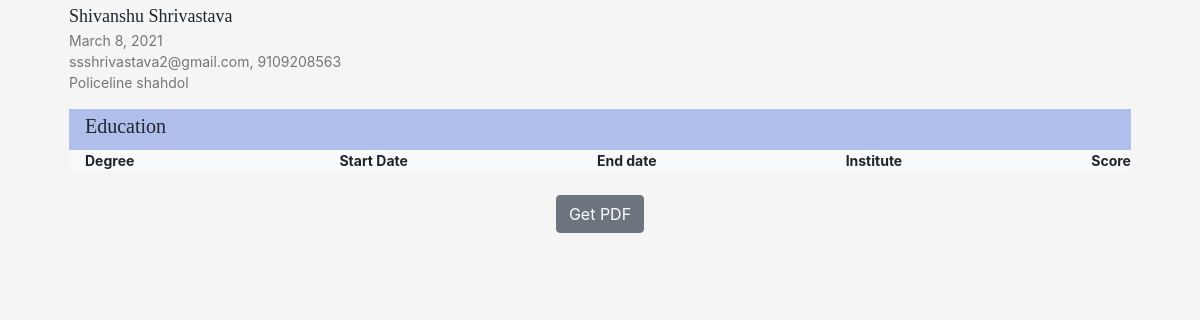
Screenshot of /site with the database file from the repository.
### resume_maker/models.py (models this page shows, shortened)
class Person(models.Model):
    id = models.AutoField(primary_key = True)
    first_name = models.CharField(max_length=25)
    middle_name = models.CharField(max_length=25,null =True, blank = True)
    last_name = models.CharField(max_length=25)
    email = models.EmailField()
    mobile_no = models.CharField(max_length=10)
    age = models.IntegerField()
    dob = models.DateField()
    address = models.TextField()
    github = models.URLField(blank=True, null=True)
    linkedin = models.URLField(blank=True, null= True)
    website = models.URLField(blank=True,null = True)
    def full_name_without_middle(self):
        return " ".join([self.first_name,  self.last_name])

### resume_maker/views.py (the view)
# urls.py: path('site', views.render_page, name='res'),
def render_page(request):
    person = Person.objects.last()
    education = Education.objects.filter(person=person)
    exp = Experience.objects.filter(person=person)
    skill = SkillSet.objects.filter(person=person)
    prjct = Projects.objects.filter(person=person)
    ach = Achievements.objects.filter(person=person)
    context = {
        "person": person,
        "education": education,
        "exp": exp,
        "skill": skill,
        "prjct": prjct,
        "lang": Languages,
        "ach": ach,
        "hobb": Hobbies,
    }
    print(ach, 'acheivents')
    return render(request, "site.html", context)

### templates/site.html (shortened to what this page needs)
{% load static %}
<!doctype html>
<html lang="en">
<head>
    <link rel="stylesheet" href="https://stackpath.bootstrapcdn.com/bootstrap/4.1.3/css/bootstrap.min.css"
>
    <link rel="stylesheet" href="{% static "resume_maker/style.css" %}">
</head>
<body style="min-width: 420px">
<div class=" whitesm align-center ">
    <div id="invoice" class="container ">
        <header>
            <blockquote class=" blockquote mx-4
    "><span class="namehead variabletext">
            {% if person.middle_name == None %}
            {{ person.full_name_without_middle }}
            {% endif %}</span>
                <footer class="footerr">
                    {{ person.dob }}
                </footer>
                <footer class="footerr">
                    {{ person.email }}, {{ person.mobile_no }}
                </footer>
                <footer class="footerr">
                    {{ person.address }}
                </footer>
            </blockquote>
        </header>
        <article>
            <div style="min-width: 381px" class="mt-3 mx-4 d-flex flex-wrap align-items-center edu resinputt">
                <h4 class="mx-3 family fontsize">Education</h4>
            </div>
            <section class="mx-4 mb-4 bg-light mx-4" style="min-width: 381px">
                <div class="d-flex flex-wrap justify-content-between">
                    <div class="d-flex flex-column flex-wrap mx-3">
                        <div class="fontforsub"><b>Degree</b></div>
                    </div>
                    <div class="d-flex flex-column flex-wrap">
                        <div class="fontforsub"><b>Start Date</b></div>
                    </div>
                    <div class="d-flex flex-column flex-wrap">
                        <div class="fontforsub"><b>End date</b></div>
                    </div>
                    <div class="d-flex flex-column flex-wrap">
                        <div class="fontforsub"><b>Institute</b></div>
                    </div>
                    <div class="d-flex flex-column flex-wrap">
                        <div class="fontforsub"><b>Score</b></div>
                    </div>
                </div>
            </section>
        </article>
    </div>
    <div class="container text-center">
        <button id="download" class="btn btn-secondary">Get PDF</button>
    </div>
</div>
</body>
</html>

### resume_maker/static/resume_maker/style.css (style rules this page uses)
* { margin: 0; padding: 0; }
body { min-width: 100vw; background-color:whitesmoke; }
.family { font-family:-webkit-pictograph; }
.fontforsub { font-size: 14px; }
.namehead { font-family: 'Lucida Sans', 'Lucida Sans Regular', 'Lucida Grande', 'Lucida Sans Unicode', Geneva, Verdana, sans-serif; font-size: 18px; }
.footerr { color: rgba(65, 61, 61,0.7); font-size: 14px; }
.edu { background-color: rgba(71, 109, 219,0.4); }
.resinputt { min-width:fit-content; }
.whitesm { background-color: whitesmoke; }
.variabletext { font-family: "Cambria Math"; text-transform: capitalize; }
.fontsize { font-size: 20px; }

### rows the page displays
Person: full_name_without_middle "Shivanshu Shrivastava", dob "March 8, 2021", email "ssshrivastava2@gmail.com", mobile_no "9109208563", address "Policeline shahdol"
